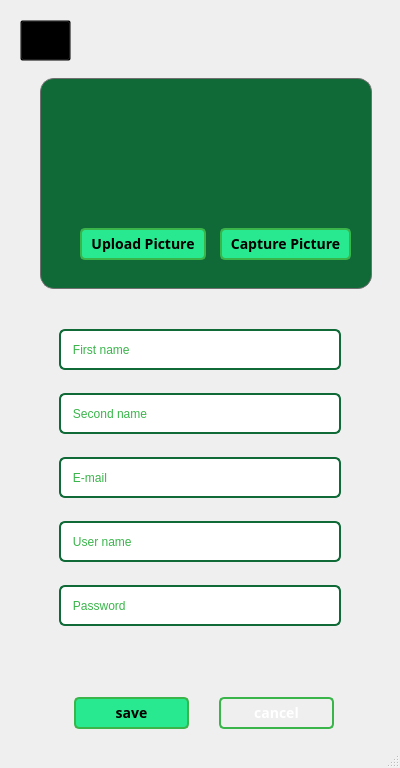
<?xml version="1.0" encoding="UTF-8"?>
<ui version="4.0">
 <class>MainWindow</class>
 <widget class="QMainWindow" name="MainWindow">
  <property name="geometry">
   <rect>
    <x>0</x>
    <y>0</y>
    <width>400</width>
    <height>768</height>
   </rect>
  </property>
  <property name="windowTitle">
   <string>MainWindow</string>
  </property>
  <widget class="QWidget" name="centralwidget">
   <widget class="QLabel" name="EditProfilebg">
    <property name="geometry">
     <rect>
      <x>0</x>
      <y>0</y>
      <width>400</width>
      <height>768</height>
     </rect>
    </property>
    <property name="styleSheet">
     <string notr="true">background-image: url(:/newPrefix/Images/Edit Profile.png);</string>
    </property>
    <property name="text">
     <string/>
    </property>
   </widget>
   <widget class="QFrame" name="bgframe">
    <property name="geometry">
     <rect>
      <x>40</x>
      <y>78</y>
      <width>332</width>
      <height>211</height>
     </rect>
    </property>
    <property name="styleSheet">
     <string notr="true">#bgframe{background-color: rgb(16, 106, 56);
border: 1px solid #707070;
border-radius: 14px;
opacity: 
}</string>
    </property>
    <property name="frameShape">
     <enum>QFrame::StyledPanel</enum>
    </property>
    <property name="frameShadow">
     <enum>QFrame::Raised</enum>
    </property>
    <widget class="QLabel" name="profilepic">
     <property name="geometry">
      <rect>
       <x>120</x>
       <y>20</y>
       <width>100</width>
       <height>104</height>
      </rect>
     </property>
     <property name="styleSheet">
      <string notr="true">image: url(:/newPrefix/Ellipse 33.png);</string>
     </property>
     <property name="text">
      <string/>
     </property>
    </widget>
    <widget class="QPushButton" name="uploadPicBtn">
     <property name="geometry">
      <rect>
       <x>40</x>
       <y>150</y>
       <width>126</width>
       <height>32</height>
      </rect>
     </property>
     <property name="styleSheet">
      <string notr="true">#uploadPicBtn{
border-radius: 5px;
box-shadow: 0px 3px 6px #000000;
border: 2px solid #39B54A;
opacity: 1;
font-family: Montserrat;
font-size: 14px;
font-weight: 600;
color: #00000;
background-color: rgb(40, 232, 144);
}

QPushButton#RegisterpushButton:hover{

color: #FFFFFF ;
background-color: #28E890;


}</string>
     </property>
     <property name="text">
      <string>Upload Picture</string>
     </property>
    </widget>
    <widget class="QPushButton" name="capturePicBtn">
     <property name="geometry">
      <rect>
       <x>180</x>
       <y>150</y>
       <width>131</width>
       <height>32</height>
      </rect>
     </property>
     <property name="styleSheet">
      <string notr="true">#capturePicBtn{
border-radius: 5px;
box-shadow: 0px 3px 6px #000000;
border: 2px solid #39B54A;
opacity: 1;
font-family: Montserrat;
font-size: 14px;
font-weight: 600;
color: #00000;
background-color: rgb(40, 232, 144);
}

QPushButton#RegisterpushButton:hover{

color: #FFFFFF ;
background-color: #28E890;


}</string>
     </property>
     <property name="text">
      <string>Capture Picture</string>
     </property>
    </widget>
   </widget>
   <widget class="QLineEdit" name="FirstNameLineEdit">
    <property name="geometry">
     <rect>
      <x>59</x>
      <y>329</y>
      <width>282</width>
      <height>41</height>
     </rect>
    </property>
    <property name="styleSheet">
     <string notr="true">#FirstNameLineEdit{
border: 2px solid var(--unnamed-color-106a38);
box-shadow: 0px 3px 6px #00000066;
border: 2px solid #106A38;
border-radius: 6px;
opacity: 1;
font: 15px &quot;Montserrat&quot;;
color: #39B54A;
text-align: left;

}</string>
    </property>
    <property name="text">
     <string>   First name</string>
    </property>
   </widget>
   <widget class="QLineEdit" name="LastNamelineEdit">
    <property name="geometry">
     <rect>
      <x>59</x>
      <y>393</y>
      <width>282</width>
      <height>41</height>
     </rect>
    </property>
    <property name="styleSheet">
     <string notr="true">#LastNamelineEdit{

border: 2px solid var(--unnamed-color-106a38);
box-shadow: 0px 3px 6px #00000066;
border: 2px solid #106A38;
border-radius: 6px;
opacity: 1;
font: 15px &quot;Montserrat&quot;;
color: #39B54A;
text-align: left;


}</string>
    </property>
    <property name="text">
     <string>   Second name</string>
    </property>
   </widget>
   <widget class="QLineEdit" name="EmaillineEdit">
    <property name="geometry">
     <rect>
      <x>59</x>
      <y>457</y>
      <width>282</width>
      <height>41</height>
     </rect>
    </property>
    <property name="styleSheet">
     <string notr="true">#EmaillineEdit{

border: 2px solid var(--unnamed-color-106a38);
box-shadow: 0px 3px 6px #00000066;
border: 2px solid #106A38;
border-radius: 6px;
opacity: 1;
font: 15px &quot;Montserrat&quot;;
color: #39B54A;
text-align: left;



}</string>
    </property>
    <property name="text">
     <string>   E-mail</string>
    </property>
   </widget>
   <widget class="QLineEdit" name="UserNamelineEdit">
    <property name="geometry">
     <rect>
      <x>59</x>
      <y>521</y>
      <width>282</width>
      <height>41</height>
     </rect>
    </property>
    <property name="styleSheet">
     <string notr="true">#UserNamelineEdit{
border: 2px solid var(--unnamed-color-106a38);
box-shadow: 0px 3px 6px #00000066;
border: 2px solid #106A38;
border-radius: 6px;
opacity: 1;
font: 15px &quot;Montserrat&quot;;
color: #39B54A;
text-align: left;




}</string>
    </property>
    <property name="text">
     <string>   User name</string>
    </property>
   </widget>
   <widget class="QLineEdit" name="PasswordlineEdit">
    <property name="geometry">
     <rect>
      <x>59</x>
      <y>585</y>
      <width>282</width>
      <height>41</height>
     </rect>
    </property>
    <property name="styleSheet">
     <string notr="true">#PasswordlineEdit{
border: 2px solid var(--unnamed-color-106a38);
box-shadow: 0px 3px 6px #00000066;
border: 2px solid #106A38;
border-radius: 6px;
opacity: 1;
font: 15px &quot;Montserrat&quot;;
color: #39B54A;
text-align: left;




}</string>
    </property>
    <property name="text">
     <string>   Password</string>
    </property>
   </widget>
   <widget class="QPushButton" name="saveBtn">
    <property name="geometry">
     <rect>
      <x>74</x>
      <y>697</y>
      <width>115</width>
      <height>32</height>
     </rect>
    </property>
    <property name="styleSheet">
     <string notr="true">#saveBtn{
border-radius: 5px;
box-shadow: 0px 3px 6px #000000;
border: 2px solid #39B54A;
opacity: 1;
font-family: Montserrat;
font-size: 14px;
font-weight: 600;
color: #00000;
background-color: rgb(40, 232, 144);
}

QPushButton#RegisterpushButton:hover{

color: #FFFFFF ;
background-color: #28E890;


}</string>
    </property>
    <property name="text">
     <string>save</string>
    </property>
   </widget>
   <widget class="QPushButton" name="cancelBtn">
    <property name="geometry">
     <rect>
      <x>219</x>
      <y>697</y>
      <width>115</width>
      <height>32</height>
     </rect>
    </property>
    <property name="styleSheet">
     <string notr="true">#cancelBtn{
border-radius: 5px;
box-shadow: 0px 3px 6px #000000;
border: 2px solid #39B54A;
opacity: 1;
font-family: Montserrat;
font-size: 14px;
font-weight: 600;
	color: rgb(255, 255, 255);
background-color: transparent;
}

QPushButton#RegisterpushButton:hover{

color: #FFFFFF ;
background-color: #28E890;


}</string>
    </property>
    <property name="text">
     <string>cancel</string>
    </property>
   </widget>
   <widget class="QPushButton" name="backBtn">
    <property name="geometry">
     <rect>
      <x>20</x>
      <y>20</y>
      <width>51</width>
      <height>41</height>
     </rect>
    </property>
    <property name="styleSheet">
     <string notr="true">#backBtn{
background-color:transparent;}</string>
    </property>
    <property name="text">
     <string/>
    </property>
   </widget>
  </widget>
  <widget class="QStatusBar" name="statusbar"/>
 </widget>
 <resources>
  <include location="EditProfile.qrc"/>
  <include location="ProfileLargePic.qrc"/>
 </resources>
 <connections/>
</ui>
